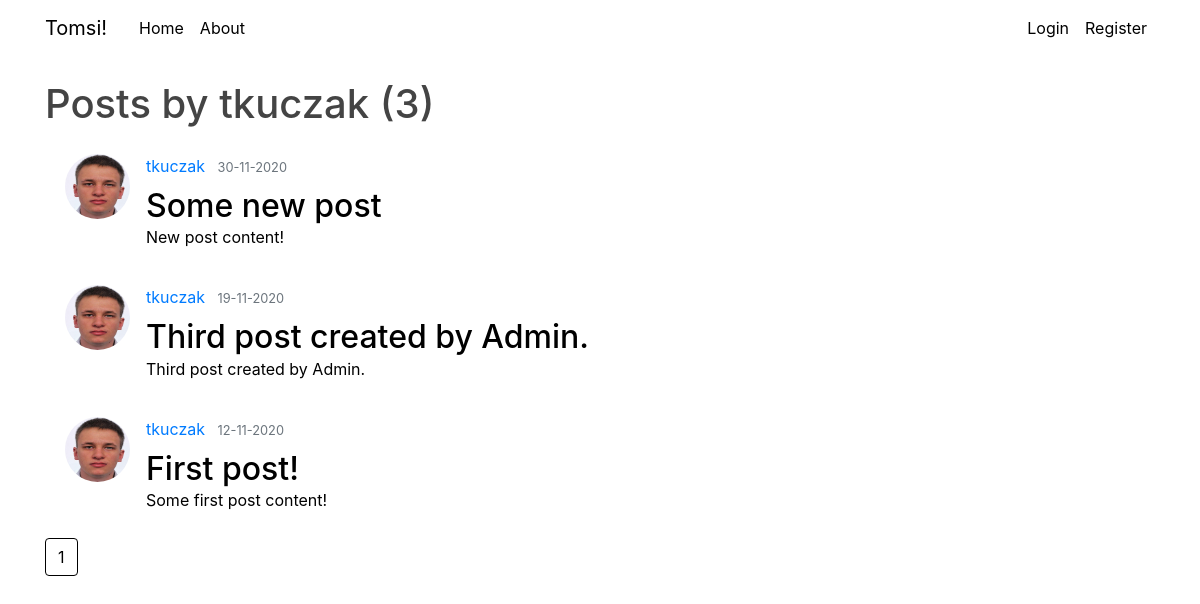
/user/tkuczak, run on an earlier commit of the app's database.
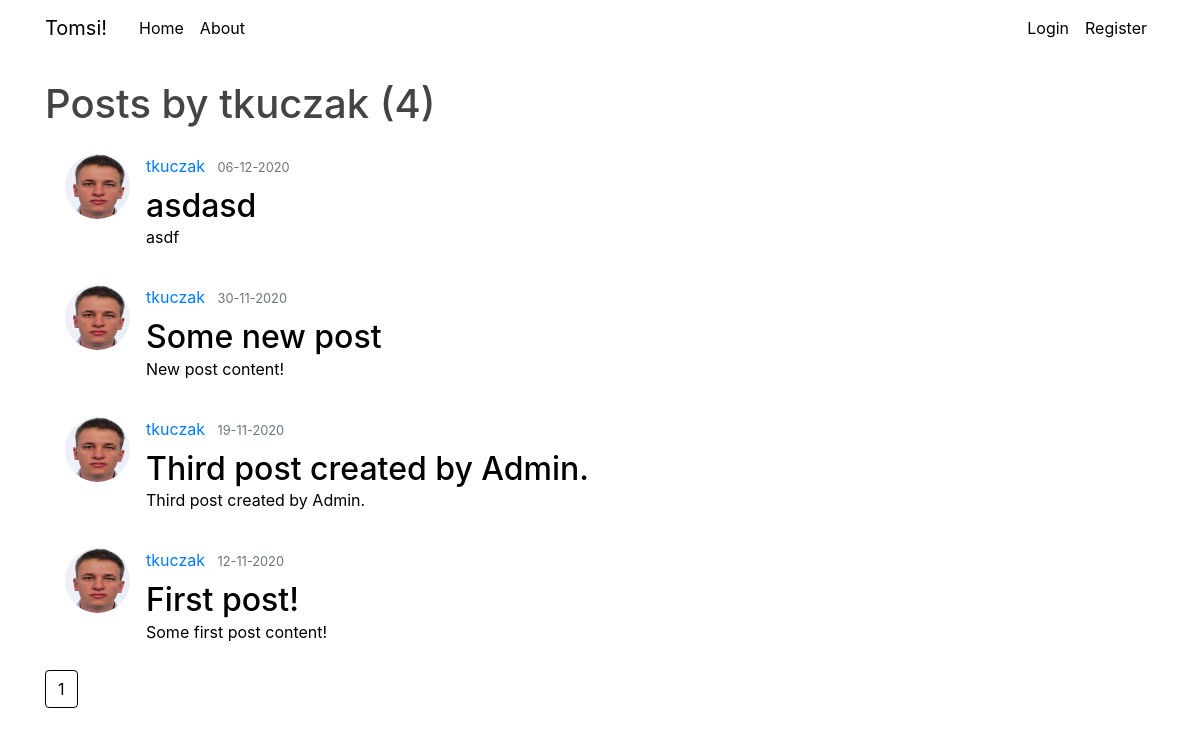
And on a later commit of the database.
### blog/models.py (models this page shows, shortened)
class Post(db.Model):
    id = db.Column(db.Integer(), primary_key=True)
    author_id = db.Column(db.Integer(), db.ForeignKey('user.id'), nullable=False)
    title = db.Column(db.String(128),nullable=False)
    content = db.Column(db.Text, nullable=False)
    date_posted = db.Column(db.DateTime, nullable=False, default = datetime.now)
    comments = db.relationship('Comments', backref='post', lazy=True, order_by='Comments.date_posted.desc()')

class User(db.Model, UserMixin):
    id = db.Column(db.Integer(), primary_key=True)
    username = db.Column(db.String(20), unique=True, nullable=False)
    email = db.Column(db.String(128), unique=True, nullable=False)
    image_file = db.Column(db.String(20), nullable=False, default='default.jpg')
    password = db.Column(db.String(60), nullable=False)
    active = db.Column(db.Boolean(), nullable=False, default=0)
    posts = db.relationship('Post', backref='author', lazy=True)
    comments = db.relationship('Comments', backref='author', lazy=True)
    roles = db.relationship('Role', secondary='user_roles',  backref=db.backref('user', lazy=True), lazy='subquery')

### blog/users/routes.py (the view)
@users.route("/user/<string:username>")
def user_posts(username):
    page = request.args.get('page', 1, type=int)
    user = User.query.filter_by(username=username).first_or_404()
    posts = Post.query.filter_by(author=user).order_by(Post.date_posted.desc()).paginate(page=page, per_page=5)
    return render_template('user_posts.html', posts=posts, user=user)

### blog/templates/user_posts.html
{% extends "layout.html" %}
{% block content %}
    <h1 class="mb-3">Posts by {{ user.username }} ({{ posts.total }})</h1>
    {% for post in posts.items %}
        <article class="media content-section">
            <img class="rounded-circle article-img" src="{{ url_for('static', filename = 'profile_pics/' + post.author.image_file) }}">
            <div class="media-body">
                <div class="article-metadata">
                    <a class="mr-2" href="{{ url_for('users.user_posts', username=post.author.username) }}">{{ post.author.username }}</a>
                    <small class="text-muted">{{ post.date_posted.strftime('%d-%m-%Y') }}</small>
                </div>
            <h2><a class="article-title" href="{{ url_for('posts.post', post_id=post.id) }}">{{ post.title }}</a></h2>
            <p class="article-content">{{ post.content }}</p>
          </div>
        </article>
    {% endfor %}
    {% for page_num in posts.iter_pages(left_edge=1, right_edge=1, left_current=1, right_current=2) %}
        {% if page_num %}
            {% if posts.page == page_num %}
                <a class="btn btn-info mb-4" href="{{ url_for('main.home', page=page_num) }}">{{ page_num }}</a>
            {% else %}
                <a class="btn btn-outline-info mb-4" href="{{ url_for('main.home', page=page_num) }}">{{ page_num }}</a>
            {% endif %}
        {% else %}
            ...
        {% endif %}
    {% endfor %}
{% endblock content %}

What changed in the data, as far as the page shows it:
added Post: image_file (picture), author.username "tkuczak", date_posted "06-12-2020", title "asdasd", content "asdf"
Also different on the page:
{{ posts.total }}: "3" → "4"
